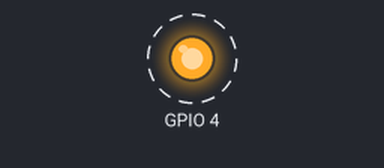
Simulated run of this program. Board: Raspberry Pi (BCM pin numbers). Shown: output pins drawn as LEDs (lit = HIGH). Dashed ring = blinking.

Above: at 0.5 s.
Timing chart, 0 to 4.6 s (numbered marks = the images above):
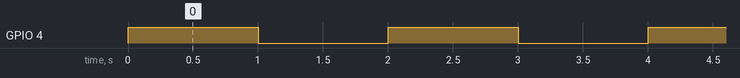

The program:

led-on-off-1.scratch.py
```python
#!  /usr/bin/env python

# -*- coding: utf-8 -*-

##########################
# led-on-off-1.scratch.py
##########################


import RPi.GPIO as GPIO
import time

GPIO.cleanup()

GPIO.setmode(GPIO.BCM)

GPIO.setup(4, GPIO.OUT)

############################
# on off
############################
while True:

    GPIO.output(4, GPIO.HIGH)
    time.sleep(1)

    GPIO.output(4, GPIO.LOW)
    time.sleep(1)
```

Measured:
- by itself, GPIO 4: alternates HIGH for 1.0 s and LOW for 1.0 s
